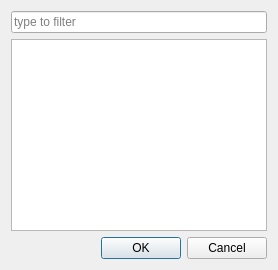
<?xml version="1.0" encoding="UTF-8"?>
<ui version="4.0">
 <class>AddItemDialog</class>
 <widget class="QDialog" name="AddItemDialog">
  <property name="windowTitle">
   <string>Add an item</string>
  </property>
  <layout class="QVBoxLayout" name="verticalLayout">
   <item>
    <widget class="QLineEdit" name="search">
     <property name="placeholderText">
      <string>type to filter</string>
     </property>
    </widget>
   </item>
   <item>
    <widget class="QListWidget" name="list"/>
   </item>
   <item>
    <widget class="QDialogButtonBox" name="buttonBox">
     <property name="standardButtons">
      <set>QDialogButtonBox::Cancel|QDialogButtonBox::Ok</set>
     </property>
    </widget>
   </item>
  </layout>
 </widget>
 <resources/>
 <connections>
  <connection>
   <sender>buttonBox</sender>
   <signal>accepted()</signal>
   <receiver>AddItemDialog</receiver>
   <slot>accept()</slot>
   <hints>
    <hint type="sourcelabel">
     <x>248</x>
     <y>254</y>
    </hint>
    <hint type="destinationlabel">
     <x>157</x>
     <y>274</y>
    </hint>
   </hints>
  </connection>
  <connection>
   <sender>buttonBox</sender>
   <signal>rejected()</signal>
   <receiver>AddItemDialog</receiver>
   <slot>reject()</slot>
   <hints>
    <hint type="sourcelabel">
     <x>316</x>
     <y>260</y>
    </hint>
    <hint type="destinationlabel">
     <x>286</x>
     <y>274</y>
    </hint>
   </hints>
  </connection>
 </connections>
</ui>
